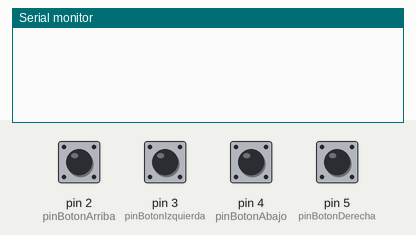
Bench run of a sketch on a simulated Arduino Uno, built with avr-gcc and run on an emulated ATmega328P. Parts: the last lines printed to the serial monitor. Inputs (shaded band) come from the test bench; at power-on: pin 2 (pinBotonArriba), pin 3 (pinBotonIzquierda), pin 4 (pinBotonAbajo), pin 5 (pinBotonDerecha) LOW.

Above: at 2.4 s.
2.5 s: pin 2 (pinBotonArriba) pulled HIGH for 1 s
At 4.5 s:
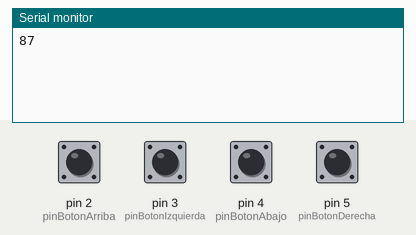
5.0 s: pin 3 (pinBotonIzquierda) pulled HIGH for 1 s
At 6.4 s:
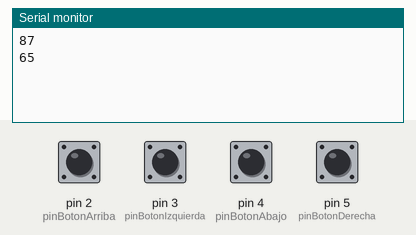
7.5 s: pin 4 (pinBotonAbajo) pulled HIGH for 1 s
At 9.4 s:
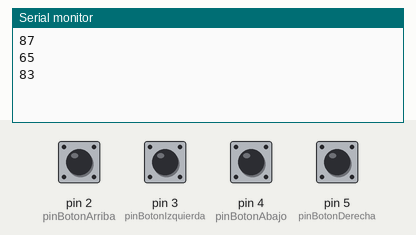
10.0 s: pin 5 (pinBotonDerecha) pulled HIGH for 1 s
At 11.2 s:
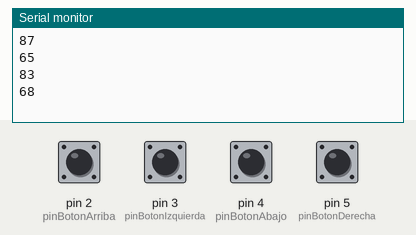
Timing chart, 0 to 13.0 s (numbered marks = the images above; inputs shaded):
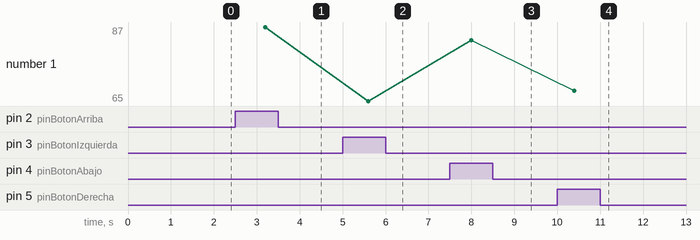

Measured:
- after the input at 2.5 s, the serial monitor: prints a new line after 0.70 s (image 1)
- after the input at 5.0 s, the serial monitor: prints a new line after 0.60 s (image 2)
- after the input at 7.5 s, the serial monitor: prints a new line after 0.50 s (image 3)
- after the input at 10.0 s, the serial monitor: prints a new line after 0.40 s (image 4)
- plotted number 1: 87 → 65 after the input at 5.0 s, 65 → 83 after the input at 7.5 s, 83 → 68 after the input at 10.0 s

The sketch:

arduino.ino
```cpp
const int pinBotonArriba = 2;
const int pinBotonIzquierda = 3;
const int pinBotonAbajo = 4;
const int pinBotonDerecha = 5;

int w = 87;
int a = 65;
int s = 83;
int d = 68;

char personaje = '*';

// Function prototype
void moverPersonaje(char direccion);

void setup() {
  pinMode(pinBotonArriba, INPUT);
  pinMode(pinBotonIzquierda, INPUT);
  pinMode(pinBotonAbajo, INPUT);
  pinMode(pinBotonDerecha, INPUT);

  Serial.begin(9600);
}

void loop() {
  // Leer el estado de los botones
  int estadoBotonArriba = digitalRead(pinBotonArriba);
  int estadoBotonIzquierda = digitalRead(pinBotonIzquierda);
  int estadoBotonAbajo = digitalRead(pinBotonAbajo);
  int estadoBotonDerecha = digitalRead(pinBotonDerecha);

  // Enviar comandos al Arduino a través del puerto serie
  if (estadoBotonArriba == HIGH) {

    Serial.println(w);
  }
  if (estadoBotonIzquierda == HIGH) {

    Serial.println(a);
  }
  if (estadoBotonAbajo == HIGH) {

    Serial.println(s);
  }
  if (estadoBotonDerecha == HIGH) {

    Serial.println(d);
  }

  delay(800);
}
```
